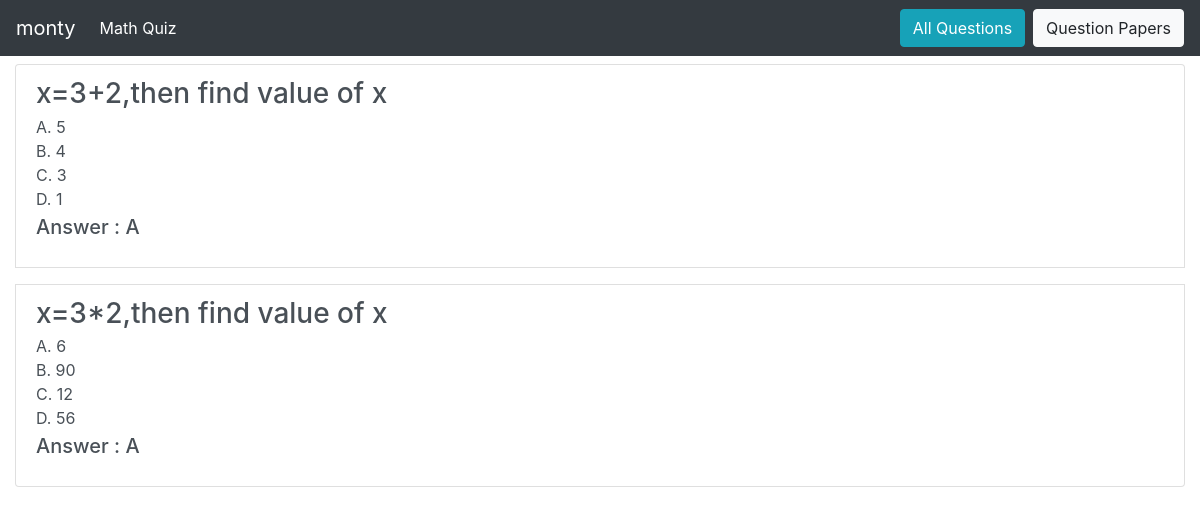
The app's page /prof/questionpaper/viewpaper/3 (signed in) with its own data.
### main/models/question_paper.py (models this page shows, shortened)
class Question_Paper(models.Model):
    professor = models.ForeignKey(User, limit_choices_to={'groups__name': "Professor"}, on_delete=models.CASCADE)
    qPaperTitle = models.CharField(max_length=100)
    questions = models.ManyToManyField(Question_DB)

### main/models/question.py (models this page shows, shortened)
class Question_DB(models.Model):
    professor = models.ForeignKey(User, limit_choices_to={'groups__name': "Professor"}, on_delete=models.CASCADE, null=True)
    qno = models.AutoField(primary_key=True)
    question = models.CharField(max_length=100)
    optionA = models.CharField(max_length=100)
    optionB = models.CharField(max_length=100)
    optionC = models.CharField(max_length=100)
    optionD = models.CharField(max_length=100)
    answer = models.CharField(max_length=200)

### prof/views/question_paper.py (the view)
def view_specific_paper(request, paper_id):
    prof = request.user
    paper = Question_Paper.objects.get(professor=prof, pk=paper_id)
    return render(request, 'prof/question_paper/viewpaper.html', {
        'qpaper': paper, 'question_list': paper.questions.all(), 'prof': prof
    })

### prof/templates/prof/question_paper/viewpaper.html (shortened to what this page needs)
{% extends 'prof/base/base.html' %}
{% block navbar_title %}{{ prof.username }}{% endblock navbar_title %}
{% block navitem_title %}{{ qpaper.qPaperTitle }}{% endblock navitem_title %}
{% block buttons %}
    <a class="btn btn-info my-sm-0 mx-2" href="{% url 'prof:view_all_ques' %}" target="_blank">All Questions</a>
    <a class="btn btn-light my-sm-0" href="{% url 'prof:make_paper' %}">Question Papers</a>
{% endblock buttons %}
{% block body %}
    <div class="container-fluid">
        <div class="list-group">
            {% for ques in question_list %}
            <a href="#" class="list-group-item list-group-item-action flex-column align-items-start my-2">
                <div class="d-flex w-100 justify-content-between">
                    <h3 class="mb-1">{{ ques.question }}</h3>
                </div>
                <p class="mb-1">
                    A. {{ques.optionA}}<br>
                    B. {{ques.optionB}}<br>
                    C. {{ques.optionC}}<br>
                    D. {{ques.optionD}}<br>
                    <h5>Answer : {{ques.answer}}</h5>
                </p>
            </a>
            {% empty %}
            <h3>No Questions added to Paper</h3>
            {% endfor %}
        </div>
    </div>
{% endblock body %}

### records on screen
Question_Paper: qPaperTitle "Math Quiz"
Question_DB: question "x=3+2,then find value of x", optionA "5", optionB "4", optionC "3", optionD "1", answer "A"
Question_DB: question "x=3*2,then find value of x", optionA "6", optionB "90", optionC "12", optionD "56", answer "A"

### other values on screen
{{ prof.username }} "monty"
